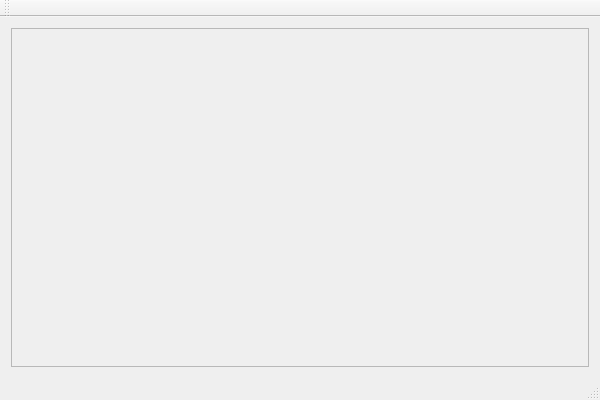
<?xml version="1.0" encoding="UTF-8"?>
<ui version="4.0">
 <class>MainWindowClass</class>
 <widget class="QMainWindow" name="MainWindowClass">
  <property name="geometry">
   <rect>
    <x>0</x>
    <y>0</y>
    <width>600</width>
    <height>400</height>
   </rect>
  </property>
  <property name="windowTitle">
   <string>MainWindow</string>
  </property>
  <property name="windowIcon">
   <iconset resource="mainwindow.qrc">
    <normaloff>:/MainWindow/asserts/icons/main_icon.svg</normaloff>:/MainWindow/asserts/icons/main_icon.svg</iconset>
  </property>
  <widget class="QWidget" name="centralWidget">
   <layout class="QGridLayout" name="gridLayout">
    <item row="0" column="0">
     <widget class="QScrollArea" name="scrollArea">
      <property name="widgetResizable">
       <bool>true</bool>
      </property>
      <widget class="QWidget" name="scrollAreaWidgetContents">
       <property name="geometry">
        <rect>
         <x>0</x>
         <y>0</y>
         <width>580</width>
         <height>323</height>
        </rect>
       </property>
       <layout class="QGridLayout" name="gridLayout_3">
        <property name="leftMargin">
         <number>0</number>
        </property>
        <property name="topMargin">
         <number>0</number>
        </property>
        <property name="rightMargin">
         <number>0</number>
        </property>
        <property name="bottomMargin">
         <number>0</number>
        </property>
        <property name="spacing">
         <number>0</number>
        </property>
       </layout>
      </widget>
     </widget>
    </item>
   </layout>
  </widget>
  <widget class="QMenuBar" name="menuBar">
   <property name="geometry">
    <rect>
     <x>0</x>
     <y>0</y>
     <width>600</width>
     <height>23</height>
    </rect>
   </property>
  </widget>
  <widget class="QToolBar" name="mainToolBar">
   <attribute name="toolBarArea">
    <enum>TopToolBarArea</enum>
   </attribute>
   <attribute name="toolBarBreak">
    <bool>false</bool>
   </attribute>
  </widget>
  <widget class="QStatusBar" name="statusBar"/>
  <action name="action1">
   <property name="text">
    <string>1</string>
   </property>
  </action>
  <action name="action">
   <property name="text">
    <string>图片</string>
   </property>
  </action>
  <action name="action_2">
   <property name="text">
    <string>另存为</string>
   </property>
  </action>
 </widget>
 <layoutdefault spacing="6" margin="11"/>
 <resources>
  <include location="mainwindow.qrc"/>
 </resources>
 <connections/>
</ui>
